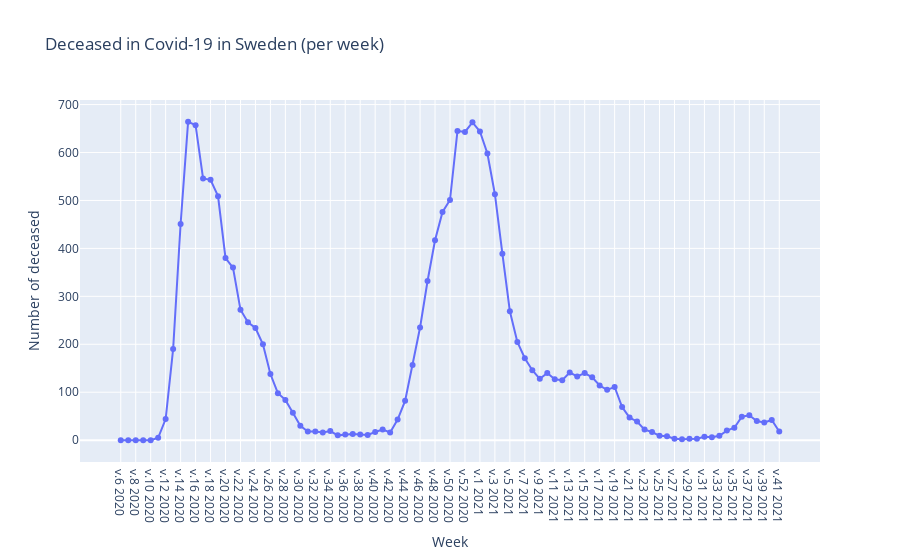

Notebook cell for this chart:
### Code cell
#RÄTT RENSAD KOD TICKS FIXADE

tick_labels = [f"v.{i} 2020" for i in range(6, 54, 2)]
tick_labels.extend([f"v.{i} 2021" for i in range(1, 42, 2)])

hoover_labels = [f"v.{i} 2020" for i in range(6, 54)]
hoover_labels.extend([f"v.{i} 2021" for i in range(1, 42)])

real_labels = [f"2020v{i}" for i in range(6, 54, 2)]
real_labels.extend([f"2021v{i}" for i in range(1, 42, 2)])

fig = px.line(covid, x="Vecka", y="Antal_avlidna_vecka", 
            labels={"Vecka":"Week", "Antal_avlidna_vecka":"Number of deceased"},
            title="Deceased in Covid-19 in Sweden (per week)",
            hover_name=labels2,
            hover_data={"Vecka":False},
            )

fig.update_traces(mode="markers+lines") 

fig.update_layout(xaxis = dict(
        tickmode = 'array',
        tick0 = 0,
        dtick = 2,
        ticktext=labels, 
        tickvals=values))
fig.show()
fig.write_html('first_figure.html', auto_open=True)

### Figure 1 — Plotly figure (JSON) as saved in the notebook; plotly's stock layout.template omitted (floating-point values rounded to 4 significant figures)
{"data": [{"hovertemplate": "<b>%{hovertext}</b><br><br>Number of deceased=%{y}<extra></extra>", "hovertext": ["v.6 2020", "v.7 2020", "v.8 2020", "v.9 2020", "v.10 2020", "v.11 2020", "v.12 2020", "v.13 2020", "v.14 2020", "v.15 2020", "v.16 2020", "v.17 2020", "v.18 2020", "v.19 2020", "v.20 2020", "v.21 2020", "v.22 2020", "v.23 2020", "v.24 2020", "v.25 2020", "v.26 2020", "v.27 2020", "v.28 2020", "v.29 2020", "v.30 2020", "v.31 2020", "v.32 2020", "v.33 2020", "v.34 2020", "v.35 2020", "v.36 2020", "v.37 2020", "v.38 2020", "v.39 2020", "v.40 2020", "v.41 2020", "v.42 2020", "v.43 2020", "v.44 2020", "v.45 2020", "v.46 2020", "v.47 2020", "v.48 2020", "v.49 2020", "v.50 2020", "v.51 2020", "v.52 2020", "v.53 2020", "v.1 2021", "v.2 2021", "v.3 2021", "v.4 2021", "v.5 2021", "v.6 2021", "v.7 2021", "v.8 2021", "v.9 2021", "v.10 2021", "v.11 2021", "v.12 2021", "v.13 2021", "v.14 2021", "v.15 2021", "v.16 2021", "v.17 2021", "v.18 2021", "v.19 2021", "v.20 2021", "v.21 2021", "v.22 2021", "v.23 2021", "v.24 2021", "v.25 2021", "v.26 2021", "v.27 2021", "v.28 2021", "v.29 2021", "v.30 2021", "v.31 2021", "v.32 2021", "v.33 2021", "v.34 2021", "v.35 2021", "v.36 2021", "v.37 2021", "v.38 2021", "v.39 2021", "v.40 2021", "v.41 2021"], "legendgroup": "", "line": {"color": "#636efa", "dash": "solid"}, "marker": {"symbol": "circle"}, "mode": "markers+lines", "name": "", "orientation": "v", "showlegend": false, "type": "scatter", "x": ["2020v6", "2020v7", "2020v8", "2020v9", "2020v10", "2020v11", "2020v12", "2020v13", "2020v14", "2020v15", "2020v16", "2020v17", "2020v18", "2020v19", "2020v20", "2020v21", "2020v22", "2020v23", "2020v24", "2020v25", "2020v26", "2020v27", "2020v28", "2020v29", "2020v30", "2020v31", "2020v32", "2020v33", "2020v34", "2020v35", "2020v36", "2020v37", "2020v38", "2020v39", "2020v40", "2020v41", "2020v42", "2020v43", "2020v44", "2020v45", "2020v46", "2020v47", "2020v48", "2020v49", "2020v50", "2020v51", "2020v52", "2020v53", "2021v1", "2021v2", "2021v3", "2021v4", "2021v5", "2021v6", "2021v7", "2021v8", "2021v9", "2021v10", "2021v11", "2021v12", "2021v13", "2021v14", "2021v15", "2021v16", "2021v17", "2021v18", "2021v19", "2021v20", "2021v21", "2021v22", "2021v23", "2021v24", "2021v25", "2021v26", "2021v27", "2021v28", "2021v29", "2021v30", "2021v31", "2021v32", "2021v33", "2021v34", "2021v35", "2021v36", "2021v37", "2021v38", "2021v39", "2021v40", "2021v41"], "xaxis": "x", "y": [0, 0, 0, 0, 0, 5, 44, 190, 451, 664, 657, 546, 543, 509, 380, 360, 272, 246, 234, 200, 138, 98, 84, 57, 30, 18, 18, 16, 19, 10, 12, 13, 12, 11, 17, 22, 16, 43, 82, 157, 235, 332, 417, 476, 501, 645, 643, 663, 644, 598, 513, 389, 269, 205, 171, 146, 128, 140, 127, 125, 141, 133, 140, 131, 114, 105, 111, 69, 47, 39, 22, 17, 9, 8, 3, 2, 3, 3, 7, 6, 9, 20, 26, 49, 52, 40, 37, 42, 18], "yaxis": "y"}], "layout": {"legend": {"tracegroupgap": 0}, "title": {"text": "Deceased in Covid-19 in Sweden (per week)"}, "xaxis": {"anchor": "y", "domain": [0, 1], "dtick": 2, "tick0": 0, "tickmode": "array", "ticktext": ["v.6 2020", "v.8 2020", "v.10 2020", "v.12 2020", "v.14 2020", "v.16 2020", "v.18 2020", "v.20 2020", "v.22 2020", "v.24 2020", "v.26 2020", "v.28 2020", "v.30 2020", "v.32 2020", "v.34 2020", "v.36 2020", "v.38 2020", "v.40 2020", "v.42 2020", "v.44 2020", "v.46 2020", "v.48 2020", "v.50 2020", "v.52 2020", "v.1 2021", "v.3 2021", "v.5 2021", "v.7 2021", "v.9 2021", "v.11 2021", "v.13 2021", "v.15 2021", "v.17 2021", "v.19 2021", "v.21 2021", "v.23 2021", "v.25 2021", "v.27 2021", "v.29 2021", "v.31 2021", "v.33 2021", "v.35 2021", "v.37 2021", "v.39 2021", "v.41 2021"], "tickvals": ["2020v6", "2020v8", "2020v10", "2020v12", "2020v14", "2020v16", "2020v18", "2020v20", "2020v22", "2020v24", "2020v26", "2020v28", "2020v30", "2020v32", "2020v34", "2020v36", "2020v38", "2020v40", "2020v42", "2020v44", "2020v46", "2020v48", "2020v50", "2020v52", "2021v1", "2021v3", "2021v5", "2021v7", "2021v9", "2021v11", "2021v13", "2021v15", "2021v17", "2021v19", "2021v21", "2021v23", "2021v25", "2021v27", "2021v29", "2021v31", "2021v33", "2021v35", "2021v37", "2021v39", "2021v41"], "title": {"text": "Week"}}, "yaxis": {"anchor": "x", "domain": [0, 1], "title": {"text": "Number of deceased"}}}}
